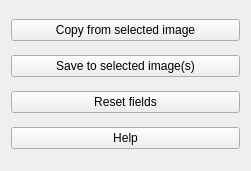
       <widget class="QWidget" name="verticalLayoutWidget">
        <property name="geometry">
         <rect>
          <x>430</x>
          <y>160</y>
          <width>251</width>
          <height>171</height>
         </rect>
        </property>
        <layout class="QVBoxLayout" name="verticalLayout">
         <item>
          <widget class="QPushButton" name="btn_gps_copyfrom">
           <property name="toolTip">
            <string>This button will copy all the (available) gps/location info from the selected image to the internal &quot;clipboard&quot;</string>
           </property>
           <property name="text">
            <string>Copy from selected image</string>
           </property>
          </widget>
         </item>
         <item>
          <widget class="QPushButton" name="btn_savegps">
           <property name="toolTip">
            <string>Save the gps and xmp data to the image file</string>
           </property>
           <property name="text">
            <string>Save to selected image(s)</string>
           </property>
          </widget>
         </item>
         <item>
          <widget class="QPushButton" name="btn_resetgps">
           <property name="toolTip">
            <string>Empties all fields</string>
           </property>
           <property name="text">
            <string>Reset fields</string>
           </property>
          </widget>
         </item>
         <item>
          <widget class="QPushButton" name="btn_gpshelp">
           <property name="font">
            <font>
             <weight>50</weight>
             <bold>false</bold>
            </font>
           </property>
           <property name="toolTip">
            <string>Opens a popup with some additional info on this screen</string>
           </property>
           <property name="text">
            <string>Help</string>
           </property>
          </widget>
         </item>
        </layout>
       </widget>
